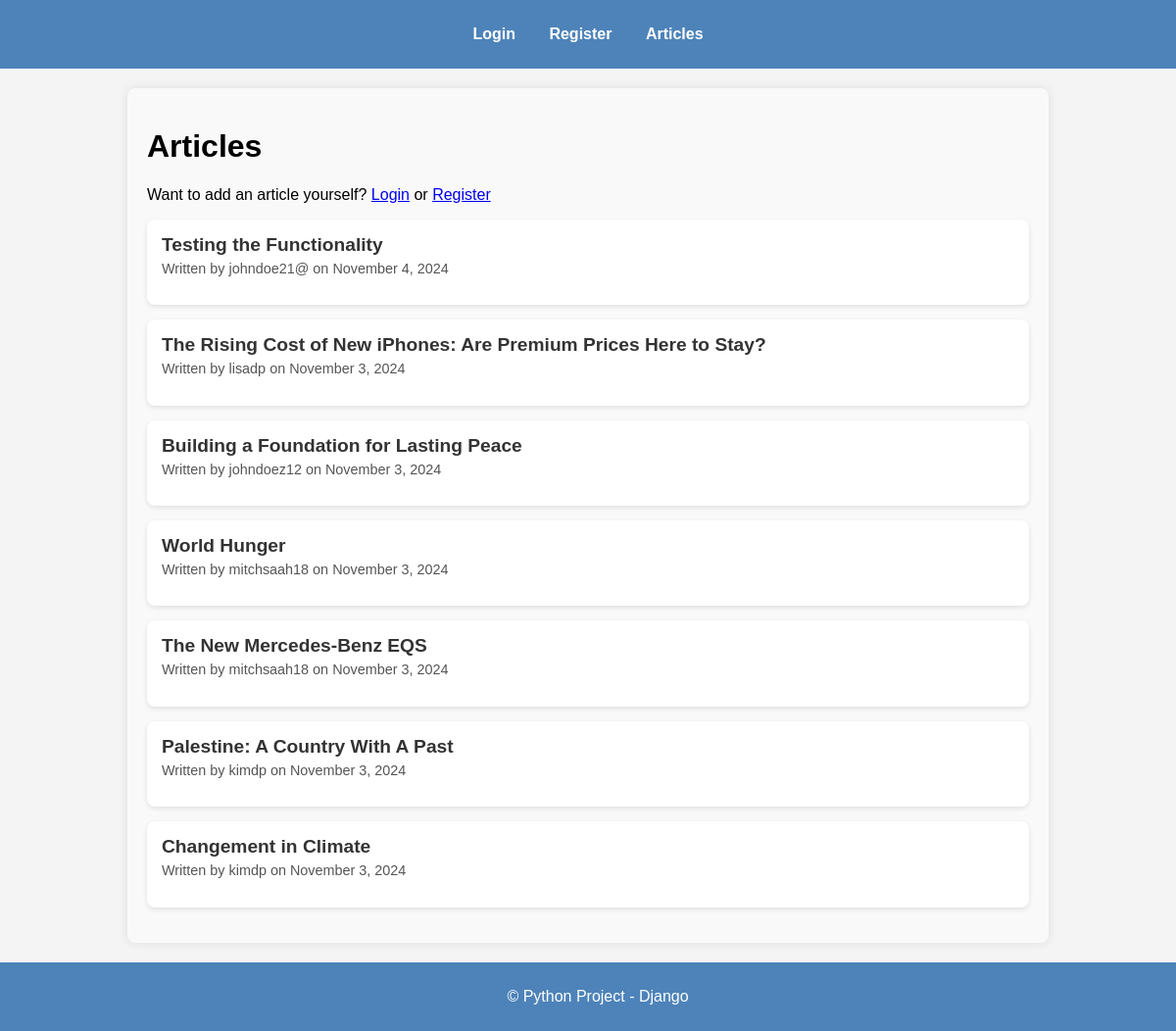
The page /articles/ on the database as committed earlier.
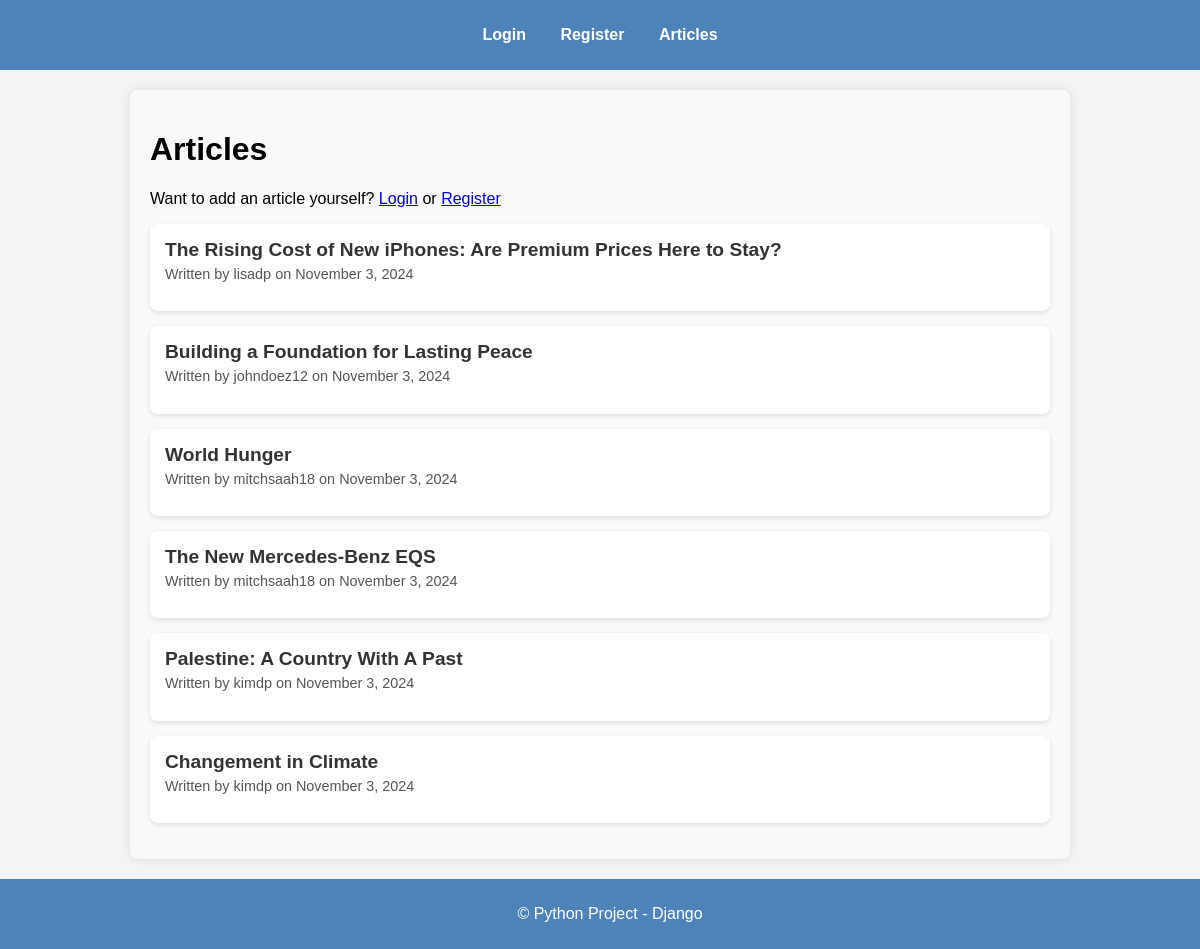
The same page on the database as committed later.
### my_app/models.py (models this page shows, shortened)
class Article(models.Model):
    title = models.CharField(max_length=200)
    content = models.TextField()
    author = models.ForeignKey(User, on_delete=models.CASCADE)
    created_at = models.DateTimeField(auto_now_add=True)

### my_app/views.py (the view)
# urls.py: path('articles/', views.ArticleListView.as_view(), name='article_list'),
class ArticleListView(ListView):
    model = Article
    template_name = 'articles/article_list.html'  #
    context_object_name = 'articles'
    ordering = ['-created_at']

### my_app/templates/articles/article_list.html (shortened to what this page needs)
{% extends "base.html" %}
{% block content %}
    <div class="article-list-container">
        <h1>Articles</h1>
            {% if user.is_authenticated %}
                <a href="{% url 'add_article' %}">Add New Article</a>
            {% else %}
                <p>Want to add an article yourself? <a href="{% url 'login' %}">Login</a> or <a href="{% url 'register' %}">Register</a></p>
            {% endif %}
        <ul class="article-list">
            {% for article in articles %}
                <li class="article-card">
                    <a href="{% url 'article_detail' article.pk %}" class="article-link">{{ article.title }}</a>
                    <p>Written by {{ article.author.username }} on {{ article.created_at|date:"F j, Y" }}</p>
                </li>
            {% endfor %}
        </ul>
    </div>
{% endblock %}

Rows that differ between the two databases and show on the page:
removed Article: title "Testing the Functionality", author.username "johndoe21@", created_at "November 4, 2024"
